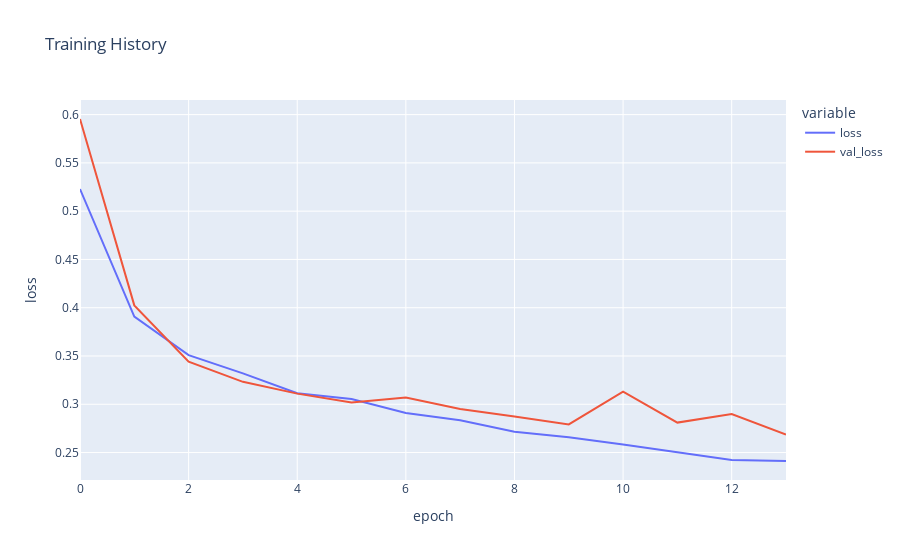

Notebook code for this chart:
### Markdown cell above
### Evaluate training history <a id="4.3"></a>

### Code cell
fig = px.line(
    history.history, y=['loss', 'val_loss'],
    labels={'index': 'epoch', 'value': 'loss'}, 
    title='Training History')
fig.show()

### Figure 1 — Plotly figure (JSON) as saved in the notebook; plotly's stock layout.template omitted (floating-point values rounded to 4 significant figures)
{"data": [{"hovertemplate": "variable=loss<br>epoch=%{x}<br>loss=%{y}<extra></extra>", "legendgroup": "loss", "line": {"color": "#636efa", "dash": "solid"}, "mode": "lines", "name": "loss", "orientation": "v", "showlegend": true, "type": "scatter", "x": [0, 1, 2, 3, 4, 5, 6, 7, 8, 9, 10, 11, 12, 13], "xaxis": "x", "y": [0.5229, 0.3908, 0.3508, 0.332, 0.3114, 0.3054, 0.291, 0.2834, 0.2715, 0.2659, 0.2583, 0.25, 0.2422, 0.2413], "yaxis": "y"}, {"hovertemplate": "variable=val_loss<br>epoch=%{x}<br>loss=%{y}<extra></extra>", "legendgroup": "val_loss", "line": {"color": "#EF553B", "dash": "solid"}, "mode": "lines", "name": "val_loss", "orientation": "v", "showlegend": true, "type": "scatter", "x": [0, 1, 2, 3, 4, 5, 6, 7, 8, 9, 10, 11, 12, 13], "xaxis": "x", "y": [0.5954, 0.4024, 0.3442, 0.3233, 0.311, 0.3018, 0.307, 0.2952, 0.2873, 0.2791, 0.3131, 0.281, 0.2898, 0.2687], "yaxis": "y"}], "layout": {"legend": {"title": {"text": "variable"}, "tracegroupgap": 0}, "title": {"text": "Training History"}, "xaxis": {"anchor": "y", "domain": [0, 1], "title": {"text": "epoch"}}, "yaxis": {"anchor": "x", "domain": [0, 1], "title": {"text": "loss"}}}}
